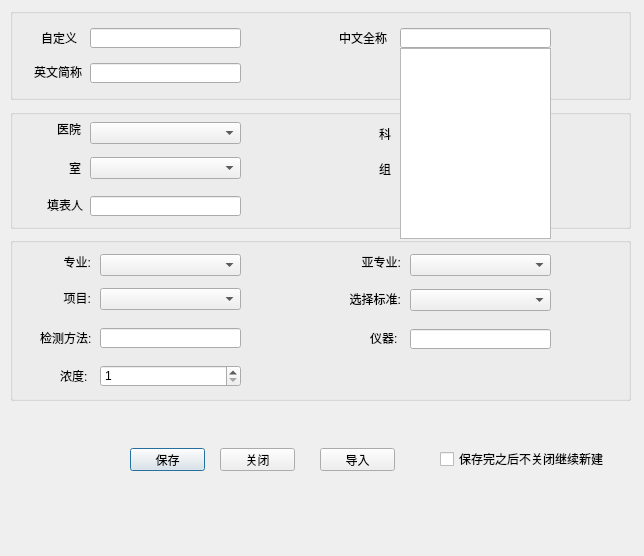
<?xml version="1.0" encoding="UTF-8"?>
<ui version="4.0">
 <class>EditProject</class>
 <widget class="QDialog" name="EditProject">
  <property name="geometry">
   <rect>
    <x>0</x>
    <y>0</y>
    <width>644</width>
    <height>556</height>
   </rect>
  </property>
  <property name="windowTitle">
   <string>新建项目</string>
  </property>
  <widget class="QGroupBox" name="groupBox">
   <property name="geometry">
    <rect>
     <x>10</x>
     <y>237</y>
     <width>621</width>
     <height>164</height>
    </rect>
   </property>
   <property name="title">
    <string/>
   </property>
   <widget class="QLabel" name="label_6">
    <property name="geometry">
     <rect>
      <x>30</x>
      <y>93</y>
      <width>81</width>
      <height>16</height>
     </rect>
    </property>
    <property name="text">
     <string>检测方法:</string>
    </property>
   </widget>
   <widget class="QLabel" name="label_2">
    <property name="geometry">
     <rect>
      <x>310</x>
      <y>17</y>
      <width>81</width>
      <height>16</height>
     </rect>
    </property>
    <property name="text">
     <string>亚专业:</string>
    </property>
    <property name="alignment">
     <set>Qt::AlignRight|Qt::AlignTrailing|Qt::AlignVCenter</set>
    </property>
   </widget>
   <widget class="QComboBox" name="inputCategory">
    <property name="geometry">
     <rect>
      <x>400</x>
      <y>17</y>
      <width>141</width>
      <height>22</height>
     </rect>
    </property>
   </widget>
   <widget class="QComboBox" name="inputSubject">
    <property name="geometry">
     <rect>
      <x>90</x>
      <y>17</y>
      <width>141</width>
      <height>22</height>
     </rect>
    </property>
   </widget>
   <widget class="QLabel" name="label_3">
    <property name="geometry">
     <rect>
      <x>0</x>
      <y>17</y>
      <width>81</width>
      <height>16</height>
     </rect>
    </property>
    <property name="text">
     <string>专业:</string>
    </property>
    <property name="alignment">
     <set>Qt::AlignRight|Qt::AlignTrailing|Qt::AlignVCenter</set>
    </property>
   </widget>
   <widget class="QComboBox" name="inputTestType">
    <property name="geometry">
     <rect>
      <x>90</x>
      <y>51</y>
      <width>141</width>
      <height>22</height>
     </rect>
    </property>
   </widget>
   <widget class="QLabel" name="label_9">
    <property name="geometry">
     <rect>
      <x>30</x>
      <y>51</y>
      <width>51</width>
      <height>20</height>
     </rect>
    </property>
    <property name="text">
     <string>项目:</string>
    </property>
    <property name="alignment">
     <set>Qt::AlignRight|Qt::AlignTrailing|Qt::AlignVCenter</set>
    </property>
   </widget>
   <widget class="QComboBox" name="inputStandard">
    <property name="geometry">
     <rect>
      <x>400</x>
      <y>52</y>
      <width>141</width>
      <height>22</height>
     </rect>
    </property>
   </widget>
   <widget class="QLabel" name="label_11">
    <property name="geometry">
     <rect>
      <x>330</x>
      <y>52</y>
      <width>61</width>
      <height>20</height>
     </rect>
    </property>
    <property name="text">
     <string>选择标准:</string>
    </property>
    <property name="alignment">
     <set>Qt::AlignRight|Qt::AlignTrailing|Qt::AlignVCenter</set>
    </property>
   </widget>
   <widget class="QLabel" name="lblTestTypeInfo">
    <property name="geometry">
     <rect>
      <x>360</x>
      <y>91</y>
      <width>31</width>
      <height>20</height>
     </rect>
    </property>
    <property name="text">
     <string>仪器:</string>
    </property>
    <property name="alignment">
     <set>Qt::AlignLeading|Qt::AlignLeft|Qt::AlignVCenter</set>
    </property>
   </widget>
   <widget class="QSpinBox" name="inputLevel">
    <property name="geometry">
     <rect>
      <x>90</x>
      <y>128</y>
      <width>141</width>
      <height>22</height>
     </rect>
    </property>
    <property name="minimum">
     <number>1</number>
    </property>
    <property name="maximum">
     <number>100</number>
    </property>
   </widget>
   <widget class="QLabel" name="label_15">
    <property name="geometry">
     <rect>
      <x>50</x>
      <y>131</y>
      <width>51</width>
      <height>16</height>
     </rect>
    </property>
    <property name="text">
     <string>浓度:</string>
    </property>
   </widget>
   <widget class="QLineEdit" name="inputMethodName">
    <property name="geometry">
     <rect>
      <x>90</x>
      <y>91</y>
      <width>141</width>
      <height>20</height>
     </rect>
    </property>
   </widget>
   <widget class="QLineEdit" name="inputDeviceName">
    <property name="geometry">
     <rect>
      <x>400</x>
      <y>92</y>
      <width>141</width>
      <height>20</height>
     </rect>
    </property>
   </widget>
   <widget class="QLabel" name="inputDescription">
    <property name="geometry">
     <rect>
      <x>340</x>
      <y>76</y>
      <width>201</width>
      <height>16</height>
     </rect>
    </property>
    <property name="text">
     <string/>
    </property>
    <property name="alignment">
     <set>Qt::AlignRight|Qt::AlignTrailing|Qt::AlignVCenter</set>
    </property>
   </widget>
  </widget>
  <widget class="QPushButton" name="btnOK">
   <property name="geometry">
    <rect>
     <x>130</x>
     <y>448</y>
     <width>75</width>
     <height>23</height>
    </rect>
   </property>
   <property name="text">
    <string>保存</string>
   </property>
  </widget>
  <widget class="QPushButton" name="btnCancel">
   <property name="geometry">
    <rect>
     <x>220</x>
     <y>448</y>
     <width>75</width>
     <height>23</height>
    </rect>
   </property>
   <property name="text">
    <string>关闭</string>
   </property>
  </widget>
  <widget class="QPushButton" name="btnImport">
   <property name="geometry">
    <rect>
     <x>320</x>
     <y>448</y>
     <width>75</width>
     <height>23</height>
    </rect>
   </property>
   <property name="text">
    <string>导入</string>
   </property>
  </widget>
  <widget class="QGroupBox" name="groupBox_4">
   <property name="geometry">
    <rect>
     <x>10</x>
     <y>8</y>
     <width>621</width>
     <height>92</height>
    </rect>
   </property>
   <property name="title">
    <string/>
   </property>
   <widget class="QLabel" name="label_13">
    <property name="geometry">
     <rect>
      <x>330</x>
      <y>20</y>
      <width>47</width>
      <height>20</height>
     </rect>
    </property>
    <property name="text">
     <string>中文全称</string>
    </property>
    <property name="alignment">
     <set>Qt::AlignRight|Qt::AlignTrailing|Qt::AlignVCenter</set>
    </property>
   </widget>
   <widget class="QLabel" name="label_16">
    <property name="geometry">
     <rect>
      <x>20</x>
      <y>54</y>
      <width>52</width>
      <height>20</height>
     </rect>
    </property>
    <property name="text">
     <string>英文简称</string>
    </property>
    <property name="alignment">
     <set>Qt::AlignRight|Qt::AlignTrailing|Qt::AlignVCenter</set>
    </property>
   </widget>
   <widget class="QLabel" name="label_17">
    <property name="geometry">
     <rect>
      <x>20</x>
      <y>20</y>
      <width>47</width>
      <height>20</height>
     </rect>
    </property>
    <property name="text">
     <string>自定义</string>
    </property>
    <property name="alignment">
     <set>Qt::AlignRight|Qt::AlignTrailing|Qt::AlignVCenter</set>
    </property>
   </widget>
   <widget class="QLineEdit" name="txtCustomName">
    <property name="geometry">
     <rect>
      <x>80</x>
      <y>20</y>
      <width>151</width>
      <height>20</height>
     </rect>
    </property>
   </widget>
   <widget class="QLineEdit" name="txtProjectName">
    <property name="geometry">
     <rect>
      <x>390</x>
      <y>20</y>
      <width>151</width>
      <height>20</height>
     </rect>
    </property>
   </widget>
   <widget class="QLineEdit" name="txtEnglishName">
    <property name="geometry">
     <rect>
      <x>80</x>
      <y>55</y>
      <width>151</width>
      <height>20</height>
     </rect>
    </property>
   </widget>
  </widget>
  <widget class="QGroupBox" name="groupBox_2">
   <property name="geometry">
    <rect>
     <x>10</x>
     <y>109</y>
     <width>621</width>
     <height>120</height>
    </rect>
   </property>
   <property name="title">
    <string/>
   </property>
   <widget class="QComboBox" name="inputGroup">
    <property name="geometry">
     <rect>
      <x>390</x>
      <y>48</y>
      <width>151</width>
      <height>22</height>
     </rect>
    </property>
   </widget>
   <widget class="QLabel" name="label_7">
    <property name="geometry">
     <rect>
      <x>50</x>
      <y>49</y>
      <width>21</width>
      <height>20</height>
     </rect>
    </property>
    <property name="text">
     <string>室</string>
    </property>
    <property name="alignment">
     <set>Qt::AlignRight|Qt::AlignTrailing|Qt::AlignVCenter</set>
    </property>
   </widget>
   <widget class="QComboBox" name="inputOffice">
    <property name="geometry">
     <rect>
      <x>80</x>
      <y>48</y>
      <width>151</width>
      <height>22</height>
     </rect>
    </property>
   </widget>
   <widget class="QComboBox" name="inputSection">
    <property name="geometry">
     <rect>
      <x>390</x>
      <y>14</y>
      <width>151</width>
      <height>22</height>
     </rect>
    </property>
   </widget>
   <widget class="QLabel" name="label_4">
    <property name="geometry">
     <rect>
      <x>40</x>
      <y>10</y>
      <width>31</width>
      <height>20</height>
     </rect>
    </property>
    <property name="text">
     <string>医院</string>
    </property>
    <property name="alignment">
     <set>Qt::AlignRight|Qt::AlignTrailing|Qt::AlignVCenter</set>
    </property>
   </widget>
   <widget class="QLabel" name="label_12">
    <property name="geometry">
     <rect>
      <x>30</x>
      <y>86</y>
      <width>43</width>
      <height>20</height>
     </rect>
    </property>
    <property name="text">
     <string>填表人</string>
    </property>
    <property name="alignment">
     <set>Qt::AlignRight|Qt::AlignTrailing|Qt::AlignVCenter</set>
    </property>
   </widget>
   <widget class="QLineEdit" name="txtCreator">
    <property name="geometry">
     <rect>
      <x>80</x>
      <y>87</y>
      <width>151</width>
      <height>20</height>
     </rect>
    </property>
   </widget>
   <widget class="QLabel" name="label_5">
    <property name="geometry">
     <rect>
      <x>360</x>
      <y>15</y>
      <width>21</width>
      <height>20</height>
     </rect>
    </property>
    <property name="text">
     <string>科</string>
    </property>
    <property name="alignment">
     <set>Qt::AlignRight|Qt::AlignTrailing|Qt::AlignVCenter</set>
    </property>
   </widget>
   <widget class="QComboBox" name="inputHospital">
    <property name="geometry">
     <rect>
      <x>80</x>
      <y>13</y>
      <width>151</width>
      <height>22</height>
     </rect>
    </property>
   </widget>
   <widget class="QLabel" name="label_8">
    <property name="geometry">
     <rect>
      <x>350</x>
      <y>50</y>
      <width>31</width>
      <height>20</height>
     </rect>
    </property>
    <property name="text">
     <string>组</string>
    </property>
    <property name="alignment">
     <set>Qt::AlignRight|Qt::AlignTrailing|Qt::AlignVCenter</set>
    </property>
   </widget>
  </widget>
  <widget class="QListWidget" name="lstProjectName">
   <property name="geometry">
    <rect>
     <x>400</x>
     <y>48</y>
     <width>151</width>
     <height>191</height>
    </rect>
   </property>
  </widget>
  <widget class="QCheckBox" name="ckbOnOpen">
   <property name="geometry">
    <rect>
     <x>440</x>
     <y>451</y>
     <width>171</width>
     <height>16</height>
    </rect>
   </property>
   <property name="text">
    <string>保存完之后不关闭继续新建</string>
   </property>
  </widget>
 </widget>
 <tabstops>
  <tabstop>txtCustomName</tabstop>
  <tabstop>txtProjectName</tabstop>
  <tabstop>txtEnglishName</tabstop>
  <tabstop>inputHospital</tabstop>
  <tabstop>inputSection</tabstop>
  <tabstop>inputOffice</tabstop>
  <tabstop>inputGroup</tabstop>
  <tabstop>txtCreator</tabstop>
  <tabstop>inputSubject</tabstop>
  <tabstop>inputCategory</tabstop>
  <tabstop>inputTestType</tabstop>
  <tabstop>inputStandard</tabstop>
  <tabstop>inputLevel</tabstop>
  <tabstop>btnCancel</tabstop>
  <tabstop>btnImport</tabstop>
  <tabstop>btnOK</tabstop>
 </tabstops>
 <resources/>
 <connections/>
 <designerdata>
  <property name="gridDeltaX">
   <number>10</number>
  </property>
  <property name="gridDeltaY">
   <number>10</number>
  </property>
  <property name="gridSnapX">
   <bool>true</bool>
  </property>
  <property name="gridSnapY">
   <bool>false</bool>
  </property>
  <property name="gridVisible">
   <bool>true</bool>
  </property>
 </designerdata>
</ui>
